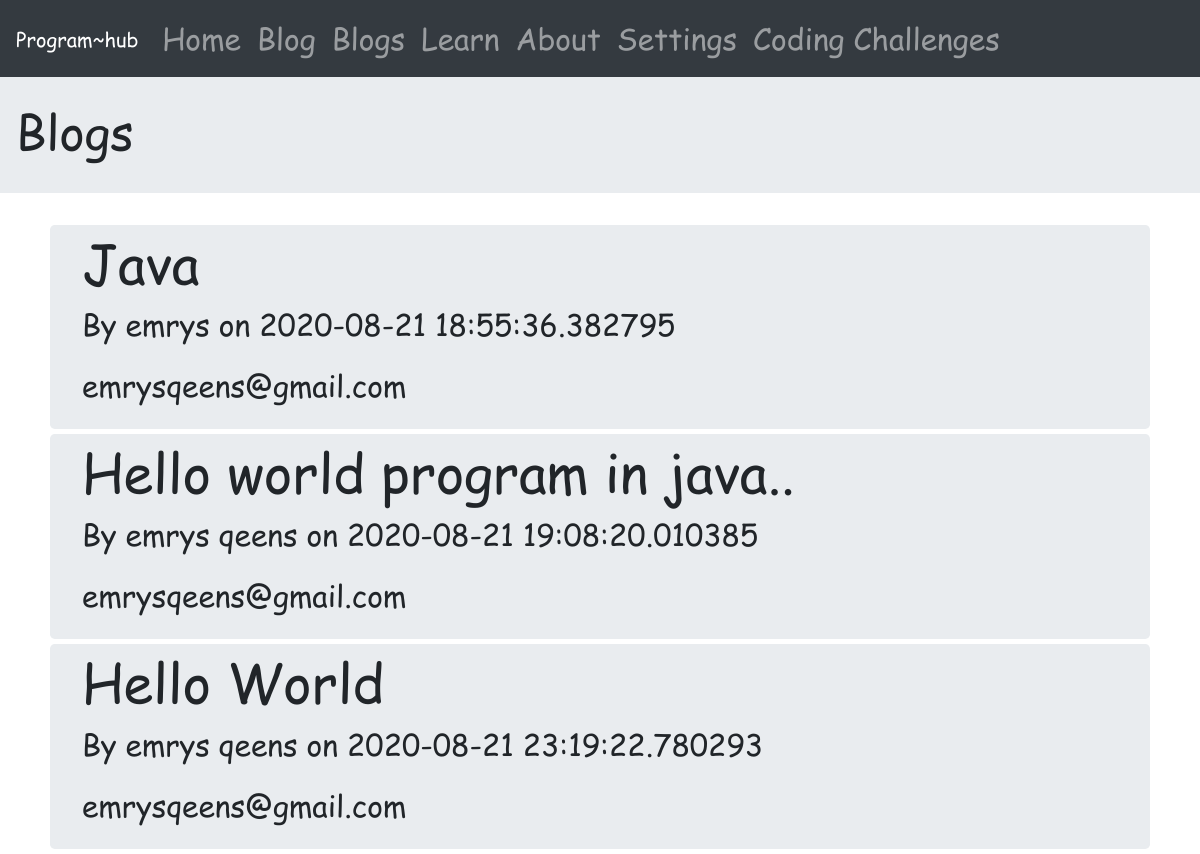
The app's page /blogs, older data.
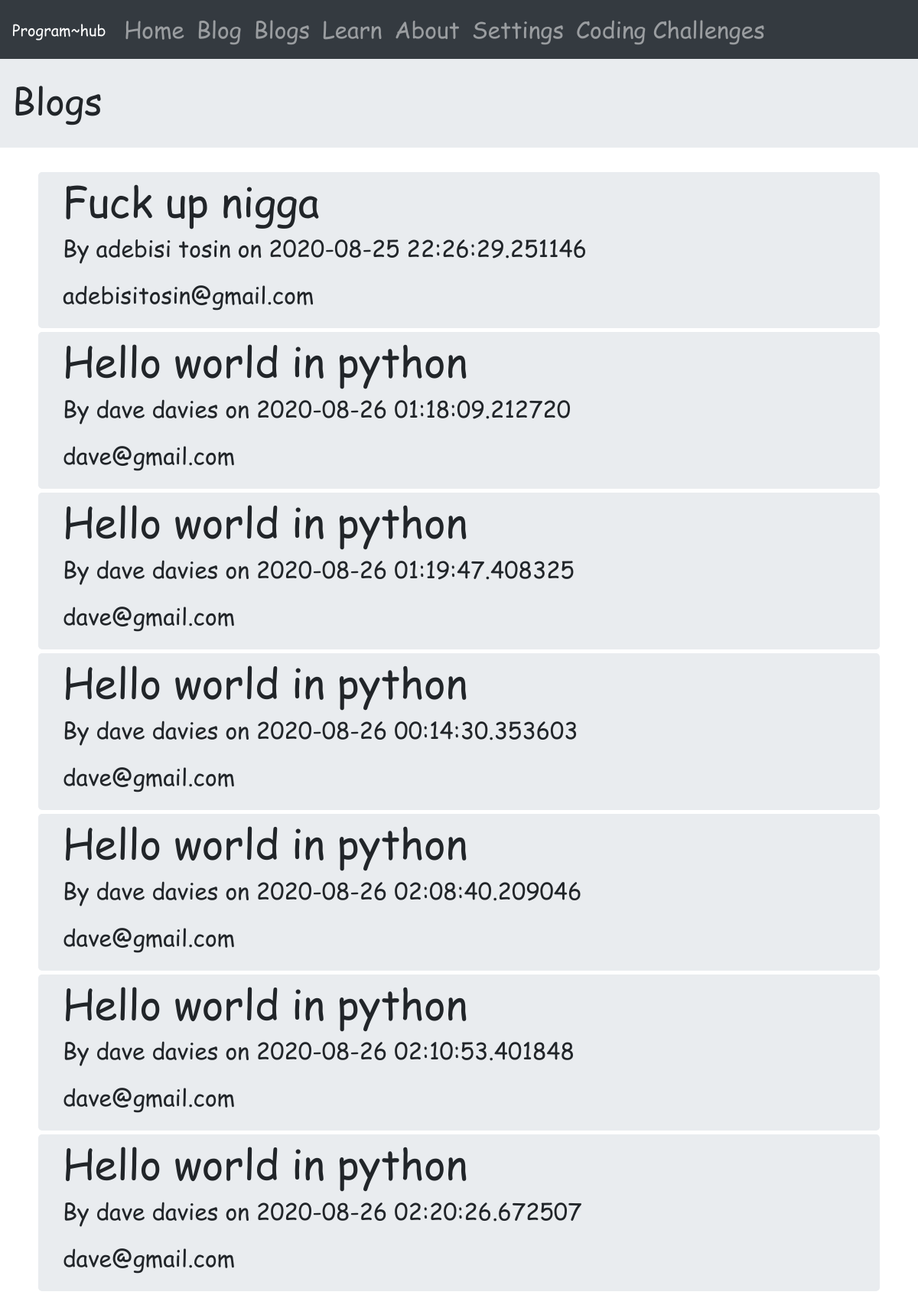
The same page, newer data.
### models.py (models this page shows, shortened)
class Blog(db.Model):
    __tablename__ = 'valid_blogs'
    id = db.Column(db.Integer, primary_key=True)
    name = db.Column(db.String(120), nullable=False, unique=False)
    email = db.Column(db.String(35), nullable=False, unique=False)
    title=db.Column(db.String(255), nullable=False, unique=False)
    date = db.Column(db.DateTime, nullable=False, default=datetime.datetime.utcnow())
    content = db.Column(db.Text, nullable=False, unique=True)

### app.py (the view)
@app.route('/blogs', methods=['POST', 'GET'])
def blogs():
    if request.method == 'POST':
        v=json.loads(request.form['num'])
        blog = TempBlog.query.get(v['num']) if v['admin'] == 'True' else Blog.query.get(v['num'])
        return jsonify(
             {'id': blog.id, 'title':blog.title, 'name': blog.name, 'email': blog.email, 'date': blog.date, 'content': blog.content})
    else:
        blogs = Blog.query.all()
        return render_template('blogs.html', blogs=blogs, admin=False)

### templates/blogs.html (shortened to what this page needs)
{% extends 'base.html' %}
{% block style %}
<link rel="stylesheet" href="{{url_for('static',filename='styles/blogs.css')}}"> {% endblock %}
{% block body %}
<div class="jumbotron flex justify-content-center align-items-center jumbotron-fluid hd">
    <h3>Blogs</h3>
</div>
<div class="container">
    {% for blog in blogs %}
    <div class="jumbotron flex justify-content-center align-items-center per-blog div-blog " id="blog-{{blog['id']}}" data-toggle="modal"
                                                                        data-target="#exampleModalCenter" data-blog="{{blog['id']}}" >
        <h2 class="title">{{blog['title'] | safe }}</h2>
        <p>By {{blog['name']}} on {{blog['date']}} </p>
        <p>{{blog['email']}}</p>
    </div>
    {% endfor %}
</div>
{% endblock %}

### templates/base.html (shortened to what this page needs)
<!DOCTYPE html>
<html lang="en">
<head>
  <link rel="stylesheet" href="{{url_for('static',filename='bootstrap/bootstrap.min.css')}}">
  <link rel="stylesheet" href="{{url_for('static',filename='styles/base.css')}}">
  {% block style %} {% endblock %}
</head>
<body>
  <div id="container" class="container-full-bg" width="100%">
    <nav class="navbar navbar-expand-lg navbar-dark bg-dark">
      <a class="navbar-brand" href="{{url_for('home')}}">Program~hub</a>
      <div class="collapse navbar-collapse" id="navbarColor01">
        <ul class="navbar-nav mr-auto">
          <li class="nav-item {{h}}">
            <a class="nav-link" href="{{url_for('home')}}">Home <span class="sr-only">(current)</span></a>
          </li>
          <li class="nav-item {{b}}">
            <a class="nav-link" href="{{url_for('blog')}}">Blog</a>
          </li>
          <li class="nav-item {{bl}}">
            <a class="nav-link" href="{{url_for('blogs')}}">Blogs</a>
          </li>
          <li class="nav-item {{l}}">
            <a class="nav-link" href="{{url_for('about')}}">Learn</a>
          </li>
          <li class="nav-item {{a}}">
            <a class="nav-link" href="{{url_for('about')}}">About</a>
          </li>
          <li class="nav-item {{s}}">
            <a class="nav-link" href="{{url_for('about')}}">Settings</a>
          </li>
          <li class="nav-item {{c}}">
            <a class="nav-link" href="{{url_for('challenges')}}">Coding Challenges</a>
          </li>
        </ul>
      </div>
    </nav>
    {% block body %}
    {% endblock %}
  </div>
</body>
</html>

### static/styles/base.css (style rules this page uses)
body * { font-family: Comic Sans Ms; }
p { font-size:2.0vw; }
h2 { font-size: 4.5vw; }
h3 { font-size: 4.0vw; }
#container { margin:none; height:100%; }

### static/styles/blogs.css (style rules this page uses)
.hd { height: 5%; min-height: 5%; padding-top: 25px; padding-bottom: 25px; padding-left: 16px; }
.per-blog { margin: 5px; padding-top:5px; padding-bottom:5px; }
.per-blog>ul,a,p { font-size: 2.5vw; }

Row changes from the older to the newer data that the page shows:
changed Blog: title "Java" → "Fuck up nigga"; name "emrys" → "adebisi tosin"; date "2020-08-21 18:55:36.382795" → "2020-08-25 22:26:29.251146"; email "emrysqeens@gmail.com" → "adebisitosin@gmail.com"
changed Blog (number 2 of 7 on the later page): title "Hello world program in java.." → "Hello world in python"; name "emrys qeens" → "dave davies"; date "2020-08-21 19:08:20.010385" → "2020-08-26 01:18:09.212720"; email "emrysqeens@gmail.com" → "dave@gmail.com"
changed Blog (number 3 of 7 on the later page): title "Hello World" → "Hello world in python"; name "emrys qeens" → "dave davies"; date "2020-08-21 23:19:22.780293" → "2020-08-26 01:19:47.408325"; email "emrysqeens@gmail.com" → "dave@gmail.com"
added Blog: title "Hello world in python", name "dave davies", date "2020-08-26 00:14:30.353603", email "dave@gmail.com"
added Blog: title "Hello world in python", name "dave davies", date "2020-08-26 02:08:40.209046", email "dave@gmail.com"
added Blog: title "Hello world in python", name "dave davies", date "2020-08-26 02:10:53.401848", email "dave@gmail.com"
added Blog: title "Hello world in python", name "dave davies", date "2020-08-26 02:20:26.672507", email "dave@gmail.com"
